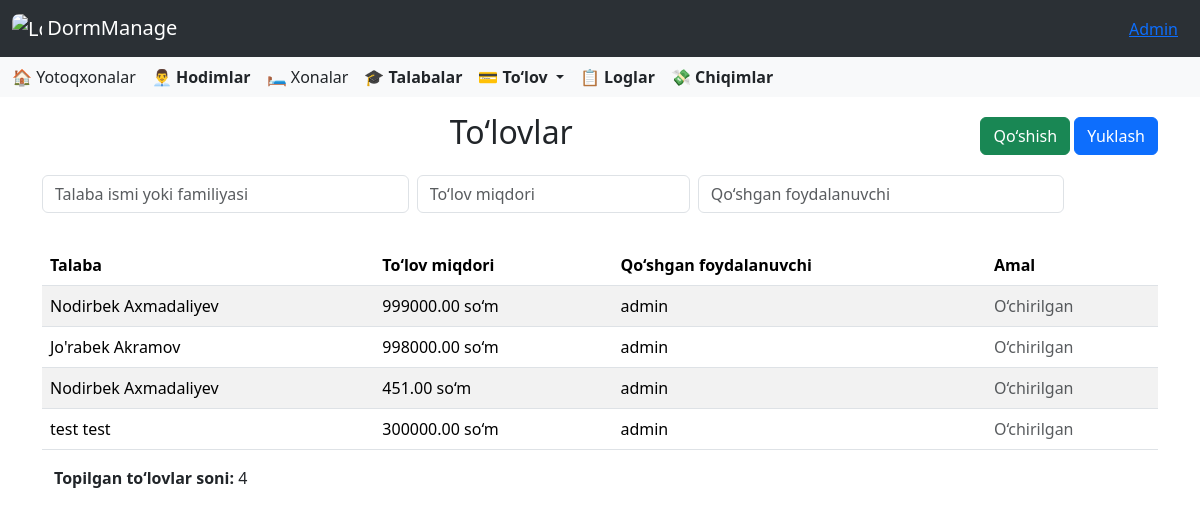
Page /payment/ (signed in) on the committed database.
### accounts/models.py (models this page shows, shortened)
class CustomUser(AbstractUser):
    ROLE_CHOICES = [
        ('director', 'Direktor'),
        ('employee', 'Xodim'),
    ]
    role = models.CharField(
        max_length=10,
        choices=ROLE_CHOICES,
        default='other',
        verbose_name='Lavozim'
    )
    work_start = models.TimeField(
        verbose_name='Ish boshlanish vaqti',
        null=True,
        blank=True
    )
    work_end = models.TimeField(
        verbose_name='Ish tugash vaqti',
        null=True,
        blank=True
    )
    phone_number = models.CharField(
        max_length=20,
        blank=True,
        verbose_name='Telefon raqami'
    )
    hire_date = models.CharField(
        max_length=10,
        null=True,
        blank=True,
        verbose_name='Ishga qabul qilingan sana'
    )
    photo = models.ImageField(
        upload_to=staff_photo_upload_path,
        blank=False,
        null=False,
        verbose_name='Hodim surati'
    )
    salary = models.PositiveIntegerField(
        verbose_name='Maosh',
        null=True,
        blank=True,
        help_text="Hodimning maoshi (so'mda)"
    )
    is_in_dormitory = models.BooleanField(default=False)

### payment/models.py (models this page shows, shortened)
class Payment(models.Model):
    student = models.ForeignKey(Student, on_delete=models.SET_NULL, null=True, blank=True, related_name='payments')
    student_name = models.CharField(max_length=255, null=True, blank=True)
    amount = models.DecimalField(max_digits=10, decimal_places=2)
    added_by = models.ForeignKey(CustomUser, on_delete=models.SET_NULL, null=True, blank=True)
    add_time = models.DateTimeField(auto_now_add=True)

### payment/views.py (the view, shortened to what this page needs)
# urls.py: path('', PaymentListView.as_view(), name='payments'),
class PaymentListView(ListView):
    model = Payment
    template_name = 'payment/home.html'
    context_object_name = 'object_list'
    paginate_by = 20
    def get_queryset(self):
        queryset = super().get_queryset()
        user = self.request.user
        if hasattr(user, 'employee'):
            queryset = queryset.filter(student__dormitory=user.employee.dormitory)
        elif hasattr(user, 'director'):
            dormitories = user.director.dormitories.all()
            queryset = queryset.filter(student__dormitory__in=dormitories)
        student_name = self.request.GET.get('student_name', '').strip()
        amount = self.request.GET.get('amount', '').strip()
        added_by = self.request.GET.get('added_by', '').strip()
        if student_name:
            queryset = queryset.filter(student_name__icontains=student_name)
        if amount:
            queryset = queryset.filter(amount__icontains=amount)  # matn sifatida
        if added_by:
            queryset = queryset.filter(
                Q(added_by__first_name__icontains=added_by) |
                Q(added_by__last_name__icontains=added_by)
            )
        return queryset.order_by('-add_time')
    def get_context_data(self, **kwargs):
        context = super().get_context_data(**kwargs)
        context['total_count'] = self.get_queryset().count()
        context['student_name'] = self.request.GET.get('student_name', '')
        context['amount'] = self.request.GET.get('amount', '')
        context['added_by'] = self.request.GET.get('added_by', '')
        user = self.request.user
        if hasattr(user, 'director'):
            dormitories = user.director.dormitories.all()
            context['students'] = Student.objects.filter(dormitory__in=dormitories)
        elif hasattr(user, 'employee'):
            context['students'] = Student.objects.filter(dormitory=user.employee.dormitory)
        else:
            context['students'] = Student.objects.none()
        return context
    def get(self, request, *args, **kwargs):
        if request.GET.get("export") == "excel":
            return self.export_to_excel()
        self.object_list = self.get_queryset()
        context = self.get_context_data()
        if request.headers.get("x-requested-with") == "XMLHttpRequest":
            html = render_to_string("payment/_payments_table.html", context, request=request)
            return HttpResponse(html)
        return self.render_to_response(context)

### templates/payment/home.html (shortened to what this page needs)
{% extends "base.html" %}
{% load static %}
{% block content %}
<div class="container mt-3">
    <div class="d-flex justify-content-between align-items-center mb-3">
        <h2 class="text-center flex-grow-1">To‘lovlar</h2>
        <div>
            <button class="btn btn-success" data-bs-toggle="modal" data-bs-target="#addPaymentModal">Qo‘shish</button>
            <button id="export-btn" class="btn btn-primary">Yuklash</button>
        </div>
    </div>
</div>
<div class="container mt-3">
    <form id="search-form" method="get">
  <div class="row g-2 mb-3">
    <div class="col-md-4">
      <input type="text" name="student_name" value="{{ student_name }}" class="form-control search-input"
             placeholder="Talaba ismi yoki familiyasi" />
    </div>
    <div class="col-md-3">
      <input type="text" name="amount" value="{{ amount }}" class="form-control search-input"
             placeholder="To‘lov miqdori" />
    </div>
    <div class="col-md-4">
      <input type="text" name="added_by" value="{{ added_by }}" class="form-control search-input"
             placeholder="Qo‘shgan foydalanuvchi" />
    </div>
  </div>
</form>
    <div id="payments-table">
        <div class="table-responsive">
            <table class="table table-striped">
                <div id="payments-table">
                    {% include "payment/_payments_table.html" %}
                </div>
            </table>
        </div>
    </div>
</div>
{% endblock %}

### templates/base.html (shortened to what this page needs)
<!DOCTYPE html>
<html lang="en">
<head>
    <link href="https://cdn.jsdelivr.net/npm/bootstrap@5.3.5/dist/css/bootstrap.min.css" rel="stylesheet">
    <link rel="stylesheet" href="https://cdnjs.cloudflare.com/ajax/libs/font-awesome/6.0.0/css/all.min.css">
    <link rel="stylesheet" href="https://cdn.jsdelivr.net/npm/bootstrap-icons@1.10.5/font/bootstrap-icons.css">
    <link href="https://cdn.jsdelivr.net/npm/select2@4.1.0-rc.0/dist/css/select2.min.css" rel="stylesheet" />
</head>
<body>
<nav class="navbar bg-body-tertiary" data-bs-theme="dark">
  <div class="container-fluid">
    <a class="navbar-brand" href="{% url 'dashboard' %}">
      <img src="/media/images/icon.png" alt="Logo" style="width:30px; height:30px; border-radius:7px" class="d-inline-block align-text-top">
      DormManage
    </a>
    <div class="ms-auto" style="margin: 0 10px;">
      <a href="#" class="text-primary text-decoration-underline" data-bs-toggle="modal" data-bs-target="#userInfoModal">
        {% if user.first_name %}
          {{ user.first_name }}
        {% else %} {{ user.username }}
        {% endif %}
      </a>
    </div>
  </div>
</nav>
<nav class="navbar bg-body-tertiary">
  <div class="container-fluid">
    <div class="d-none d-lg-flex gap-3 align-items-center">
  {% if user.role == 'director' %}
  <a class="nav-link" href="{% url 'dormitories' %}">🏠 Yotoqxonalar</a>
  <a class="nav-link" href="{% url 'employees' %}"><strong>👨‍💼 Hodimlar</strong></a>
  {% endif %}
  <a class="nav-link" href="{% url 'rooms' %}">🛏️ Xonalar</a>
  <a class="nav-link" href="{% url 'students' %}"><strong>🎓 Talabalar</strong></a>
  <div class="nav-item dropdown">
    <a class="nav-link dropdown-toggle" href="#" role="button" data-bs-toggle="dropdown" aria-expanded="false">
      <strong>💳 To‘lov</strong>
    </a>
  </div>
  <a class="nav-link" href="{% url 'logs' %}"><strong>📋 Loglar</strong></a>
  <a class="nav-link" href="{% url 'expense_list' %}"><strong>💸 Chiqimlar</strong></a>
</div>
  </div>
</nav>
{% block content %}
{% endblock %}
</body>
</html>

### templates/payment/_payments_table.html
<div class="table-responsive">
    <table class="table table-striped">
        <thead>
            <tr>
                <th>Talaba</th>
                <th>To‘lov miqdori</th>
                <th>Qo‘shgan foydalanuvchi</th>
                <th>Amal</th>
            </tr>
        </thead>
        <tbody>
            {% for payment in object_list %}
            <tr>
                <td>{{ payment.student_name }}</td>
                <td>{{ payment.amount }} so‘m</td>
                <td>{{ payment.added_by.get_full_name }}</td>
                <td>
                    {% if payment.student %}
                        <a href="{% url 'student_detail' payment.student.id %}" class="btn btn-sm btn-info">Batafsil</a>
                    {% else %}
                        <span class="text-muted">O‘chirilgan</span>
                    {% endif %}
                </td>
            </tr>
            {% empty %}
            <tr>
                <td colspan="4" class="text-center">Hech qanday to‘lov topilmadi</td>
            </tr>
            {% endfor %}
        </tbody>
    </table>
    <div class="container mt-2 mb-2">
        <p><strong>Topilgan to‘lovlar soni:</strong> <span id="total-count">{{ total_count }}</span></p>
    </div>
</div>

### rows in the picture
CustomUser: first_name "Admin"
Payment: student_name "Nodirbek Axmadaliyev", amount "999000.00", added_by.get_full_name "admin", shows "O‘chirilgan"
Payment: student_name "Jo'rabek Akramov", amount "998000.00", added_by.get_full_name "admin", shows "O‘chirilgan"
Payment: student_name "Nodirbek Axmadaliyev", amount "451.00", added_by.get_full_name "admin", shows "O‘chirilgan"
Payment: student_name "test test", amount "300000.00", added_by.get_full_name "admin", shows "O‘chirilgan"

### other values in the picture
{{ total_count }} "4"
